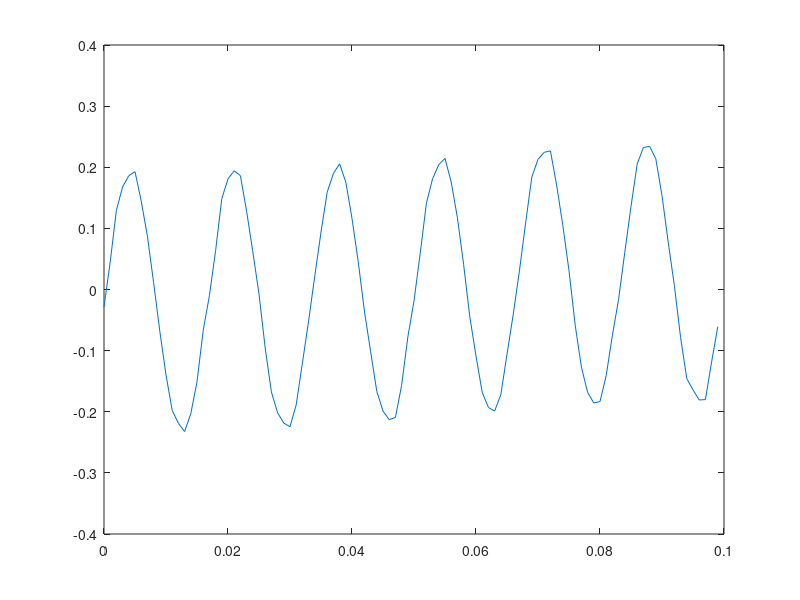

Here is the MATLAB script that generated this plot: (Note: this script raises an error after producing the figure.)
%% Max Kramer
% I affirm that I have adhered to the honor code on this assingment

%%
% _Hello again, scientist! I'll do all my writing in italics, and problems for you will be in *bold.*
% Comment your code, and_ explain your ideas in plaintext. _As a general rule, I expect
% you to do at least as much writing as I do. Code should be part of your solution, but
% I expect variables to be clear and explanation to involve complete sentences.
% Cite your sources; if you work with someone in the class on a problem,
% that's an extremely important source. Don't work alone._

%% Problem F.03: Kill the noise.
% _*This problem assumes that you have completed most of F.02.*
% Here's another cool thing we can do with linear regression. We often
% have a complex signal with some annoying periodic behavior that we want
% to remove._

L = [0:.001:1.999]';
analog = csvread('analog.csv');
figure;
plot(L,analog)

%%
% _The issue here, well-known to any of you who play electric instruments,
% is that this signal has a "mains hum." In America, the power line
% frequency is 60 Hz. What you're looking at is an electrical signal
% sampled at 1000 Hz; we want to remove the buzz. Let's start by zooming in
% to the first 1/10 second to mostly isolate the noise._

A = L(1:100); B = analog(1:100); B = B-mean(B); plot(A,B)

%%
% _*Find the period of the hum, then set k = 2*pi/period.*_

k = 2*pi/(1/60)

%%
% The hum occurs at 60hz, so the period of the hum is 1/60. 

%%
% _*Find the function f(x) = a*cos(k*x) + b*sin(k*x) that best fits the
% data [A B]. Plot it on the same axes as [A B] to confirm that it's a good
% fit.* If you find these instructions confusing, that's okay. Look at Lay
% 6.6 Exercise 9 for inspiration; it's odd, so there's an answer in the
% back._

data = [A B];
inputs = data(:,1); outputs = data(:,2);
syms x;

functioncoskx = cos(k*x);
functionsinkx = sin(k*x);

X = [subs(functioncoskx,x,inputs) subs(functionsinkx,x,inputs)]; 

Xtx = X' * X;
Xty = X' * outputs;

b = Xtx^(-1) * Xty;

f = [cos(k*x) sin(k*x)]*b;

figure;
scatter(data(:,1),data(:,2))
hold on
fplot(f, [0 0.1])

%%
% The functions cos(kx) and sin(kx) are represented as symbols. A standard
% regression run on [A B] generates a vector b that contains the
% coefficients on cos(kx) and sin(kx) that best fits the function to the
% data. 

%%
% _*Create a new signal S by subtracting f(L) from analog, then plot L
% against S.* If everything's gone right, you should have gotten rid of at
% least 80% of the hum. Not bad. (We could do better with Fourier
% transforms, but that's another topic for another course.)_

fL = subs(f,x,L);

S = analog - fL;

figure;
plot(L,S)

%%
% The function f(L) is created by using the subs command to evaluate the
% function found previously for L. The resulting signal is subtracted from
% analog to get S. L is then plotted against S in the graph below. 
% It appears that the majority of the noise is gone. 

